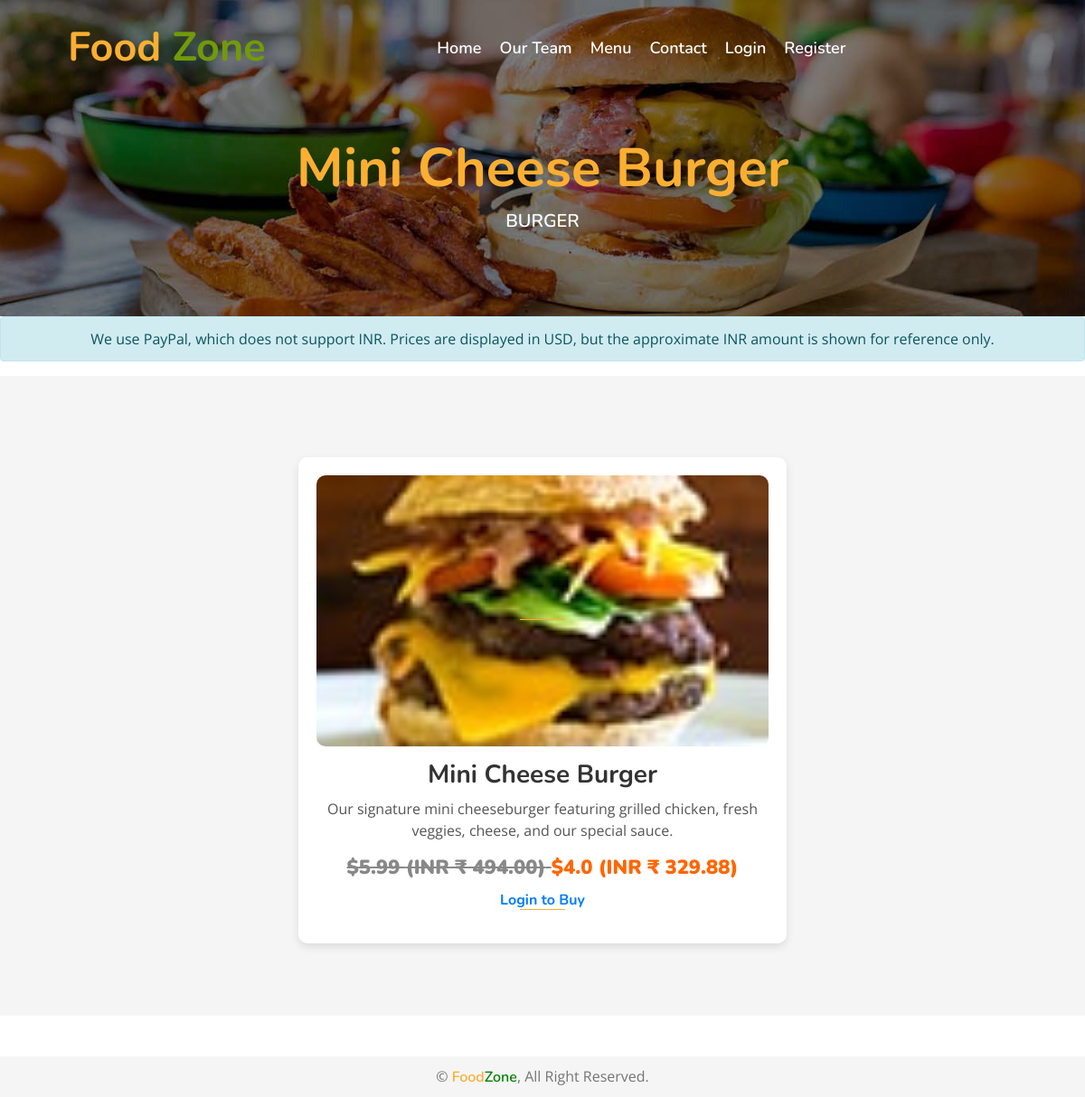
Page /dish/1/ on the committed database.
### myapp/models.py (models this page shows, shortened)
class Dish(models.Model):
    name = models.CharField(max_length=200, unique=True)
    image = models.ImageField(upload_to='dishes/%Y/%m/%d')
    ingredients = models.TextField()
    details = models.TextField(blank=True)
    category = models.ForeignKey(Category, on_delete=models.CASCADE, db_index=True)
    price = models.FloatField()
    discounted_price = models.FloatField(blank=True, null=True)
    is_available = models.BooleanField(default=True)
    is_deleted = models.BooleanField(default=False, db_index=True)
    added_on = models.DateTimeField(auto_now_add=True)
    updated_on = models.DateTimeField(auto_now=True)
    objects = SoftDeleteManager()

class Category(models.Model):
    name = models.CharField(max_length=100, unique=True)
    image = models.ImageField(upload_to="categories/%Y/%m/%d")
    icon = models.CharField(max_length=50, blank=True)
    description = models.TextField()
    added_on = models.DateTimeField(auto_now_add=True)
    updated_on = models.DateTimeField(auto_now=True)

### myapp/views.py (the view)
# urls.py: path('dish/<int:id>/', views.dish_detail_redirect, name='dish'),
def dish_detail_redirect(request, id):
    return dish_detail(request, dish_id=id)

### myapp/models.py (called while the page is built)
    def get_queryset(self):
        return super().get_queryset().filter(is_deleted=False)

### myapp/views.py (called while the page is built)
def dish_detail(request, dish_id):
    dish = get_object_or_404(Dish, id=dish_id)
    if request.method == 'POST':
        quantity = int(request.POST.get('quantity', 1))
        cart = request.session.get('cart', {})
        dish_id_str = str(dish_id)
        if dish_id_str in cart:
            cart[dish_id_str] += quantity
        else:
            cart[dish_id_str] = quantity
        request.session['cart'] = cart
        request.session.modified = True
        return redirect('checkout')
    else:
        form = OnlineOrderForm()  # Not actually used to create an Order here
    return render(request, 'dish.html', {
        'dish': dish,
        'form': form
    })

### templates/dish.html (shortened to what this page needs)
{% extends "base.html" %}
{% block content %}
<div class="page-header mb-0">
    <div class="container">
        <div class="row">
            <div class="col-12">
                <h2>{{ dish.name }}</h2>
            </div>
            <div class="col-12">
                <a href="/dishes/?q={{ dish.category.id }}">{{ dish.category.name }}</a>
            </div>
        </div>
    </div>
</div>
<div class="alert alert-info text-center">
  We use PayPal, which does not support INR. Prices are displayed in USD,
  but the approximate INR amount is shown for reference only.
</div>
<div class="food mt-0">
    <div class="container">
        <div class="row align-items-center">
            <div class="col-md-6 mx-auto">
                <div class="food-item" style="background: #fff; border-radius: 10px; padding: 20px; box-shadow: 0px 4px 10px rgba(0, 0, 0, 0.1); text-align: center; margin-bottom: 20px;">
                    <a href="{{ dish.image.url }}" target="_blank">
                        <img src="{{ dish.image.url }}" style="height: 300px; width: 100%; border-radius: 10px; object-fit: cover;">
                    </a>
                    <h2 style="font-size: 28px; color: #333; font-weight: bold; margin-top: 15px;">{{ dish.name }}</h2>
                    <p style="color: #555; font-size: 16px;">{{ dish.details }}</p>
                    <h4 style="font-size: 22px; font-weight: bold; color: #ff6600; margin-bottom: 10px;">
                        {% if dish.price != dish.discounted_price %}
                            <strong>
                                <del style="color: #888;">
                                    ${{ dish.price }}
                                    <span class="inr-amount" data-usd="{{ dish.price }}"></span>
                                </del>
                            </strong>
                        {% endif %}
                        <strong>
                            ${{ dish.discounted_price }}
                            <span class="inr-amount" data-usd="{{ dish.discounted_price }}"></span>
                        </strong>
                    </h4>
                    {% if dish.is_available %}
                        {% if user.is_superuser or user.is_staff %}
                        {% else %}
                            <p><a href="{% url 'login' %}" style="color: #007bff; font-weight: bold;">Login to Buy</a></p>
                        {% endif %}
                    {% else %}
                        <p style="color: red; font-size: 16px; font-weight: bold;">Not Available for delivery!</p>
                    {% endif %}
                </div>
            </div>
        </div>
    </div>
</div>
{% endblock %}

### static/css/style.css (style rules this page uses)
body { color: #757575; background: #ffffff; font-family: 'open sans', sans-serif; }
h1, h2, h3, h4, h5, h6 { color: #454545; font-family: 'Nunito', sans-serif; }
a { font-family: 'Nunito', sans-serif; font-weight: 600; color: #fbaf32; transition: .3s; }
.page-header { position: relative; margin-bottom: 45px; padding: 150px 0 90px 0; text-align: center; background: linear-gradient(rgba(0, 0, 0, .5), rgba(0, 0, 0, .5)), url(../img/page-header.jpg); background-position: center; background-repeat: no-repeat; background-size: cover; }
.page-header h2 { position: relative; color: #fbaf32; font-size: 60px; font-weight: 700; }
.page-header a { position: relative; padding: 0 12px; font-size: 20px; text-transform: uppercase; color: #ffffff; }
.page-header a::after { position: absolute; content: "/"; width: 8px; height: 8px; top: -1px; right: -7px; text-align: center; color: #fbaf32; }
.page-header a:last-child::after { display: none; }
.food { position: relative; width: 100%; padding: 90px 0 60px 0; margin: 45px 0; background: rgba(0, 0, 0, .04); }
.food .food-item { position: relative; width: 100%; margin-bottom: 30px; padding: 50px 30px 30px; text-align: center; background: #ffffff; border-radius: 15px; box-shadow: 0 0 30px rgba(0, 0, 0, .08); transition: .3s; }
.food .food-item h2 { font-size: 30px; font-weight: 700; }
.food .food-item a { position: relative; font-size: 16px; }
.food .food-item a::after { position: absolute; content: ""; width: 50px; height: 1px; bottom: 0; left: calc(50% - 25px); background: #fbaf32; transition: .3s; }

### rows in the picture
Dish: name "Mini Cheese Burger", category.name "BURGER", image (picture), details "Our signature mini cheeseburger featuring grilled chicken, fresh veggies, cheese, and our special sauce.", price "5.99", discounted_price "4.0"
